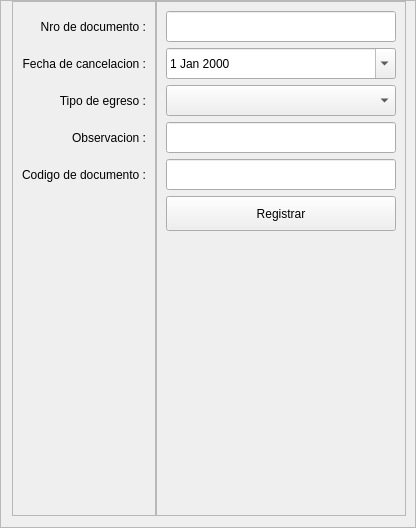
                           <widget class="QFrame" name="frame_13">
                            <property name="minimumSize">
                             <size>
                              <width>0</width>
                              <height>0</height>
                             </size>
                            </property>
                            <property name="maximumSize">
                             <size>
                              <width>16777215</width>
                              <height>16777215</height>
                             </size>
                            </property>
                            <property name="frameShape">
                             <enum>QFrame::StyledPanel</enum>
                            </property>
                            <property name="frameShadow">
                             <enum>QFrame::Raised</enum>
                            </property>
                            <layout class="QHBoxLayout" name="horizontalLayout_10">
                             <property name="spacing">
                              <number>0</number>
                             </property>
                             <property name="topMargin">
                              <number>0</number>
                             </property>
                             <property name="rightMargin">
                              <number>9</number>
                             </property>
                             <item>
                              <widget class="QFrame" name="frame_18">
                               <property name="maximumSize">
                                <size>
                                 <width>185</width>
                                 <height>16777215</height>
                                </size>
                               </property>
                               <property name="frameShape">
                                <enum>QFrame::StyledPanel</enum>
                               </property>
                               <property name="frameShadow">
                                <enum>QFrame::Raised</enum>
                               </property>
                               <layout class="QVBoxLayout" name="verticalLayout_24">
                                <item>
                                 <widget class="QLabel" name="label_31">
                                  <property name="minimumSize">
                                   <size>
                                    <width>0</width>
                                    <height>31</height>
                                   </size>
                                  </property>
                                  <property name="text">
                                   <string>Nro de documento :</string>
                                  </property>
                                  <property name="alignment">
                                   <set>Qt::AlignRight|Qt::AlignTrailing|Qt::AlignVCenter</set>
                                  </property>
                                 </widget>
                                </item>
                                <item>
                                 <widget class="QLabel" name="label_32">
                                  <property name="minimumSize">
                                   <size>
                                    <width>0</width>
                                    <height>31</height>
                                   </size>
                                  </property>
                                  <property name="text">
                                   <string>Fecha de cancelacion :</string>
                                  </property>
                                  <property name="alignment">
                                   <set>Qt::AlignRight|Qt::AlignTrailing|Qt::AlignVCenter</set>
                                  </property>
                                 </widget>
                                </item>
                                <item>
                                 <widget class="QLabel" name="label_29">
                                  <property name="minimumSize">
                                   <size>
                                    <width>0</width>
                                    <height>31</height>
                                   </size>
                                  </property>
                                  <property name="text">
                                   <string>Tipo de egreso :</string>
                                  </property>
                                  <property name="alignment">
                                   <set>Qt::AlignRight|Qt::AlignTrailing|Qt::AlignVCenter</set>
                                  </property>
                                 </widget>
                                </item>
                                <item>
                                 <widget class="QLabel" name="label_30">
                                  <property name="minimumSize">
                                   <size>
                                    <width>0</width>
                                    <height>31</height>
                                   </size>
                                  </property>
                                  <property name="text">
                                   <string>Observacion :</string>
                                  </property>
                                  <property name="alignment">
                                   <set>Qt::AlignRight|Qt::AlignTrailing|Qt::AlignVCenter</set>
                                  </property>
                                 </widget>
                                </item>
                                <item>
                                 <widget class="QLabel" name="label_28">
                                  <property name="minimumSize">
                                   <size>
                                    <width>0</width>
                                    <height>31</height>
                                   </size>
                                  </property>
                                  <property name="text">
                                   <string>Codigo de documento :</string>
                                  </property>
                                  <property name="alignment">
                                   <set>Qt::AlignRight|Qt::AlignTrailing|Qt::AlignVCenter</set>
                                  </property>
                                 </widget>
                                </item>
                                <item>
                                 <spacer name="verticalSpacer_6">
                                  <property name="orientation">
                                   <enum>Qt::Vertical</enum>
                                  </property>
                                  <property name="sizeHint" stdset="0">
                                   <size>
                                    <width>20</width>
                                    <height>316</height>
                                   </size>
                                  </property>
                                 </spacer>
                                </item>
                               </layout>
                              </widget>
                             </item>
                             <item>
                              <widget class="QFrame" name="frame_17">
                               <property name="minimumSize">
                                <size>
                                 <width>250</width>
                                 <height>0</height>
                                </size>
                               </property>
                               <property name="frameShape">
                                <enum>QFrame::StyledPanel</enum>
                               </property>
                               <property name="frameShadow">
                                <enum>QFrame::Raised</enum>
                               </property>
                               <layout class="QVBoxLayout" name="verticalLayout_21">
                                <item>
                                 <widget class="QLineEdit" name="lineEdit_23">
                                  <property name="minimumSize">
                                   <size>
                                    <width>0</width>
                                    <height>31</height>
                                   </size>
                                  </property>
                                  <property name="font">
                                   <font>
                                    <pointsize>12</pointsize>
                                   </font>
                                  </property>
                                 </widget>
                                </item>
                                <item>
                                 <widget class="QDateEdit" name="datetime_decline">
                                  <property name="minimumSize">
                                   <size>
                                    <width>0</width>
                                    <height>31</height>
                                   </size>
                                  </property>
                                  <property name="styleSheet">
                                   <string notr="true"/>
                                  </property>
                                  <property name="calendarPopup">
                                   <bool>true</bool>
                                  </property>
                                 </widget>
                                </item>
                                <item>
                                 <widget class="QComboBox" name="comboBox_8">
                                  <property name="minimumSize">
                                   <size>
                                    <width>0</width>
                                    <height>31</height>
                                   </size>
                                  </property>
                                 </widget>
                                </item>
                                <item>
                                 <widget class="QLineEdit" name="lineEdit_20">
                                  <property name="minimumSize">
                                   <size>
                                    <width>0</width>
                                    <height>31</height>
                                   </size>
                                  </property>
                                  <property name="font">
                                   <font>
                                    <pointsize>12</pointsize>
                                   </font>
                                  </property>
                                 </widget>
                                </item>
                                <item>
                                 <widget class="QLineEdit" name="lineEdit_24">
                                  <property name="minimumSize">
                                   <size>
                                    <width>0</width>
                                    <height>31</height>
                                   </size>
                                  </property>
                                  <property name="font">
                                   <font>
                                    <pointsize>12</pointsize>
                                   </font>
                                  </property>
                                 </widget>
                                </item>
                                <item>
                                 <widget class="QPushButton" name="pushButton_13">
                                  <property name="minimumSize">
                                   <size>
                                    <width>0</width>
                                    <height>35</height>
                                   </size>
                                  </property>
                                  <property name="text">
                                   <string>Registrar</string>
                                  </property>
                                 </widget>
                                </item>
                                <item>
                                 <spacer name="verticalSpacer_4">
                                  <property name="orientation">
                                   <enum>Qt::Vertical</enum>
                                  </property>
                                  <property name="sizeHint" stdset="0">
                                   <size>
                                    <width>20</width>
                                    <height>275</height>
                                   </size>
                                  </property>
                                 </spacer>
                                </item>
                               </layout>
                              </widget>
                             </item>
                            </layout>
                           </widget>
